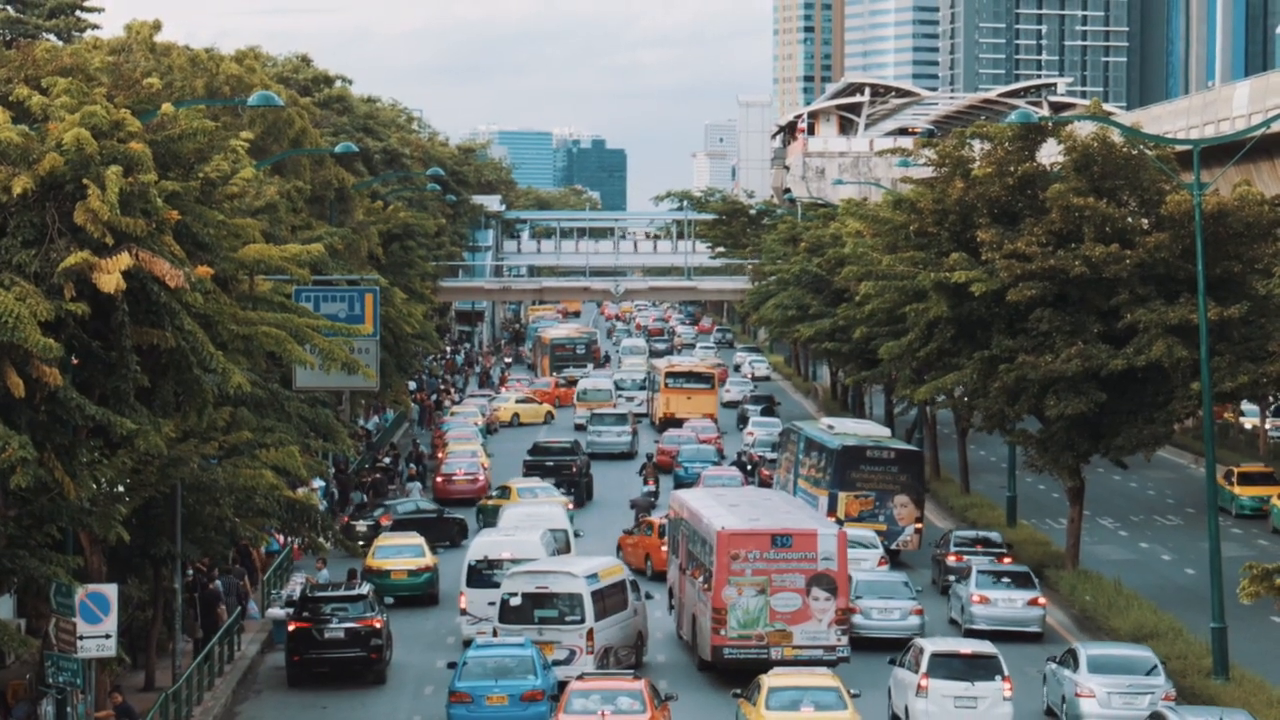
#> input picture frame 31 of road.mp4, 1280 x 720 px
$ python main.py
#> lines starting #> are read from the running program, lines starting #| are printed output that depends on the picture; after the words box and inside, x2 and y2 are one past the last pixel; in counts of white or black regions, pixels touching at a corner belong together
import cv2

cascade_src = 'cars.xml'
video_src = 'road.mp4'

cap = cv2.VideoCapture(video_src)
car_cascade = cv2.CascadeClassifier(cascade_src)

if (cap.isOpened()== False):
    print("Error")

while cap.isOpened():
    ret, img = cap.read()
#> img is the input picture: shape (720, 1280, 3); mean B, G, R 96.5, 101, 96.9
    if (type(img) == type(None)):
        break

    gray = cv2.cvtColor(img, cv2.COLOR_BGR2GRAY)
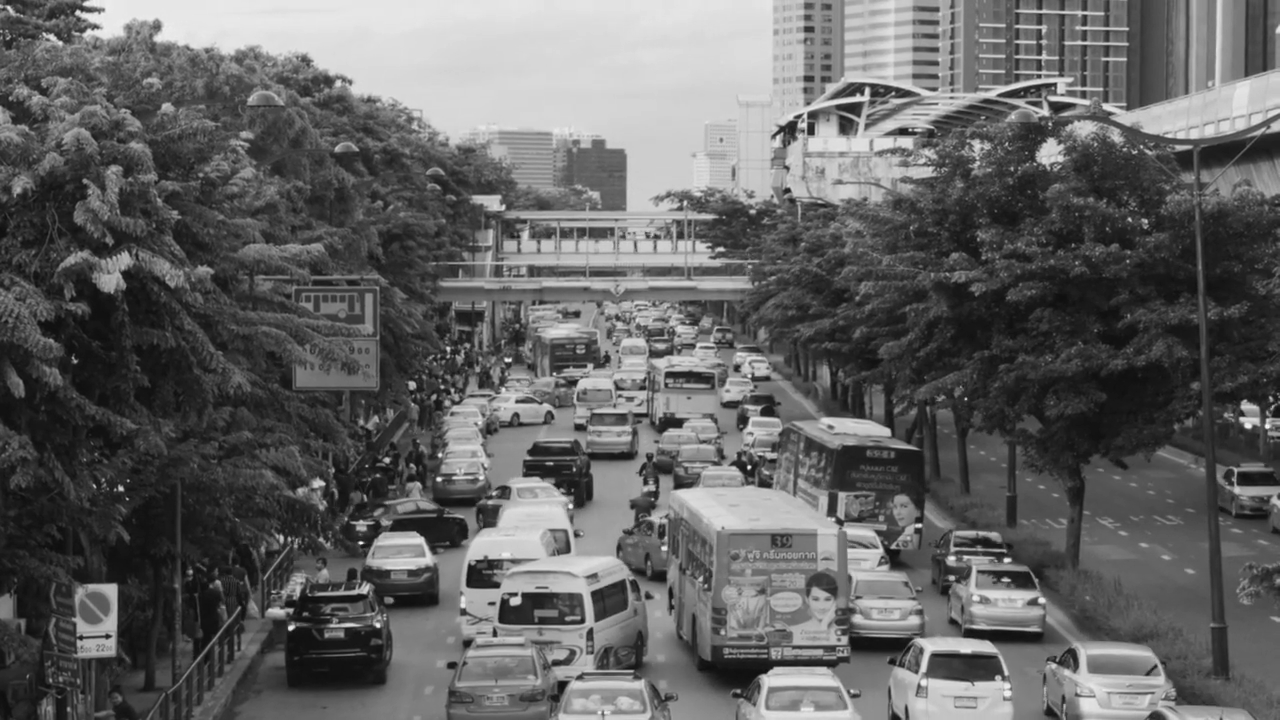
#> gray: shape (720, 1280); min 10, max 250, mean 99.2

    cars = car_cascade.detectMultiScale(gray, 1.1, 1)
#> cars = 39 rows, first 6: [692, 221, 21, 21], [589, 355, 21, 21], [617, 384, 23, 23], [700, 474, 21, 21], [845, 683, 21, 21], [959, 694, 22, 22]

    for (x,y,w,h) in cars:
        cv2.rectangle(img,(x,y),(x+w,y+h),(0,0,255),2)
#> this loop made 39 passes
#> (x, y, w, h) on passes 1 to 12: (692, 221, 21, 21), (589, 355, 21, 21), (617, 384, 23, 23), (700, 474, 21, 21), (845, 683, 21, 21), (959, 694, 22, 22), (798, 14, 24, 24), (921, 50, 23, 23), (639, 223, 24, 24), (647, 304, 26, 26), (754, 470, 23, 23), (340, 267, 26, 26)
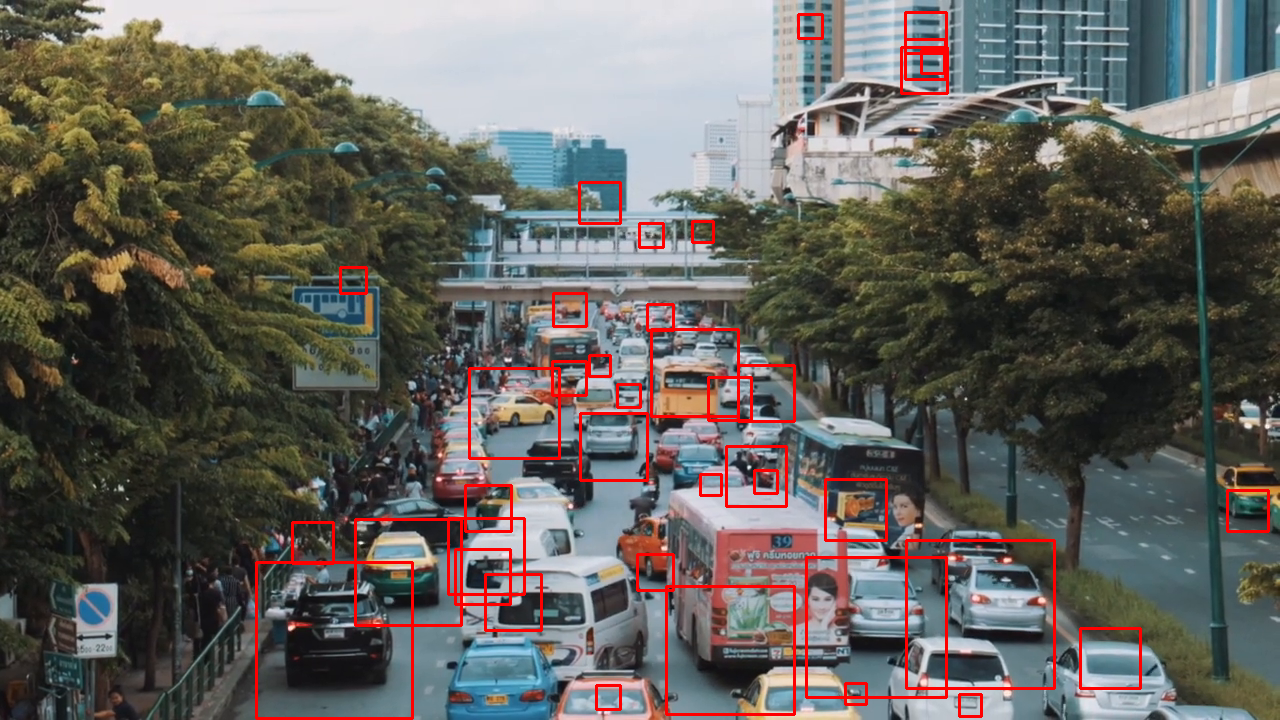
#> img: shape (720, 1280, 3); 2.61% of pixels changed, all inside (x1, y1, x2, y2) = (255, 11, 1270, 720)

    cv2.imshow('video', img)

    if cv2.waitKey(33) == 27:
#> (key Esc is pressed here)
        break

cap.release()
cv2.destroyAllWindows()

$ run again, starting later in the video
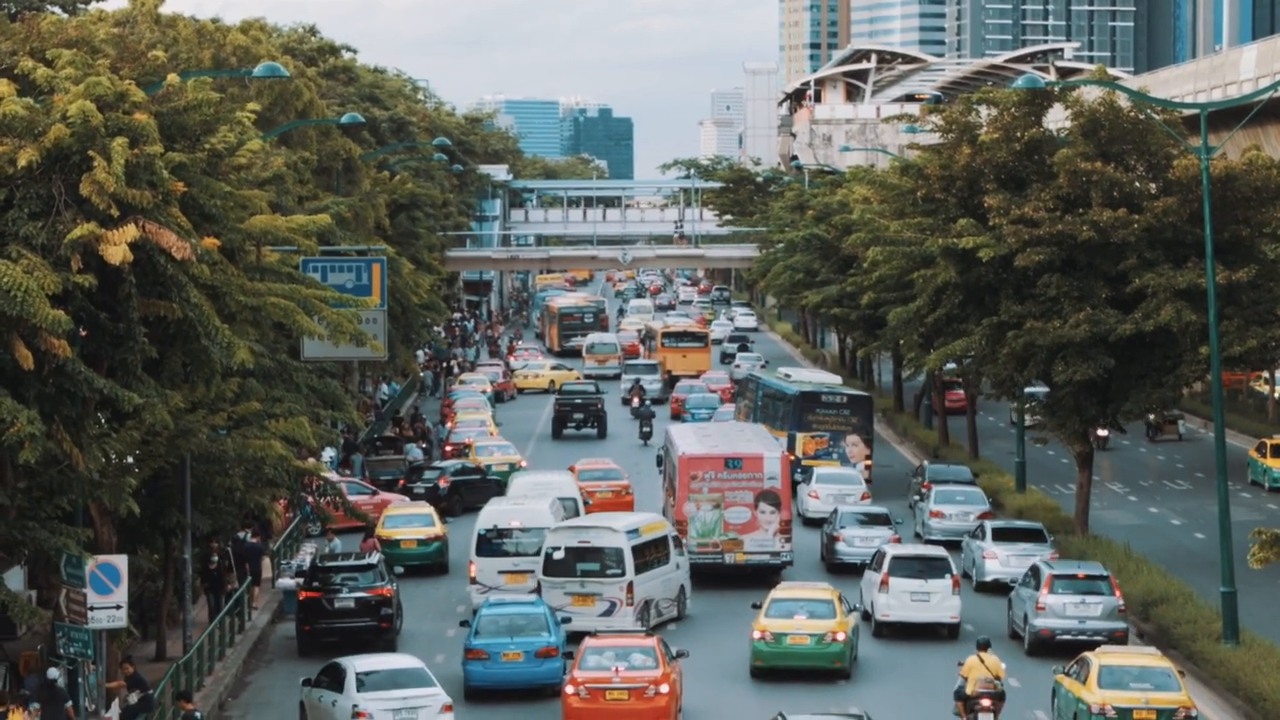
#> input picture frame 140 of road.mp4, 1280 x 720 px
#> img is the input picture: shape (720, 1280, 3); mean B, G, R 92.9, 97.9, 93.9
#> `gray = cv2.cvtColor(img, cv2.COLOR_BGR2GRAY)`:
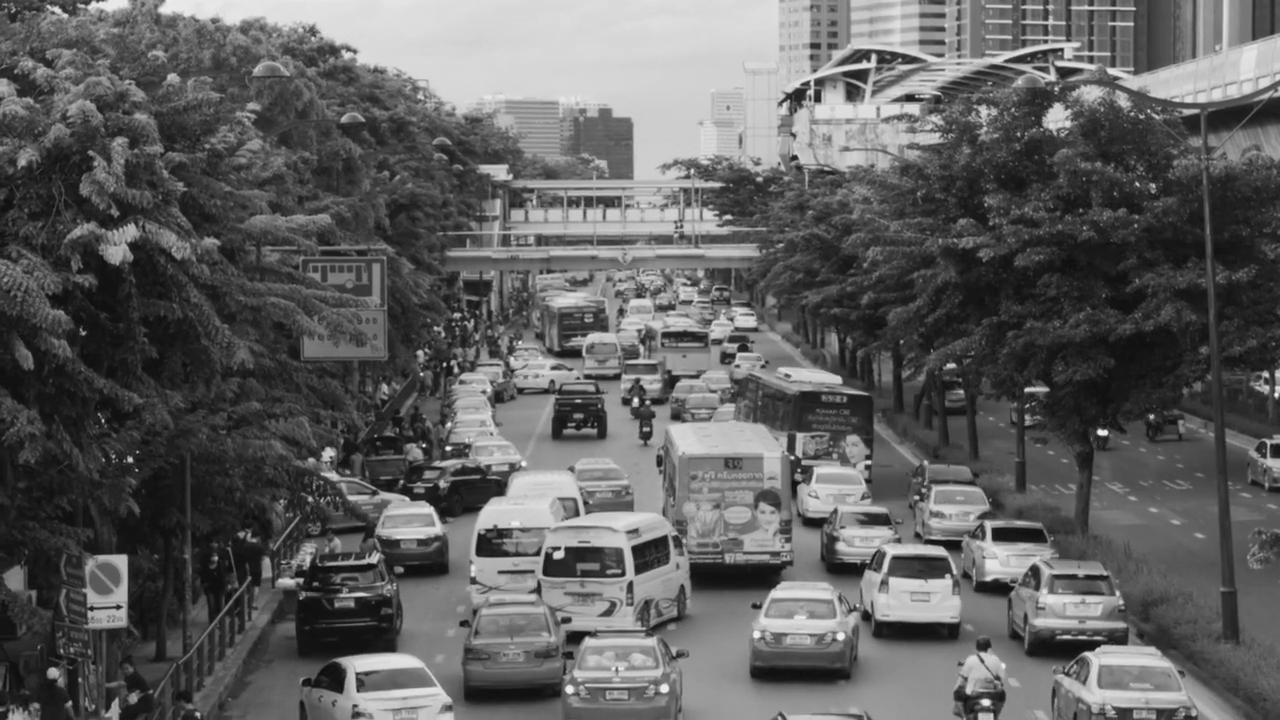
#> gray: shape (720, 1280); min 11, max 244, mean 96.1
#> cars = 46 rows, first 6: [592, 165, 21, 21], [513, 231, 22, 22], [694, 280, 21, 21], [529, 324, 21, 21], [482, 352, 21, 21], [912, 588, 21, 21]
#> the loop `for (x,y,w,h) in cars:` made 46 passes
#> after the loop `for (x,y,w,h) in cars:`:
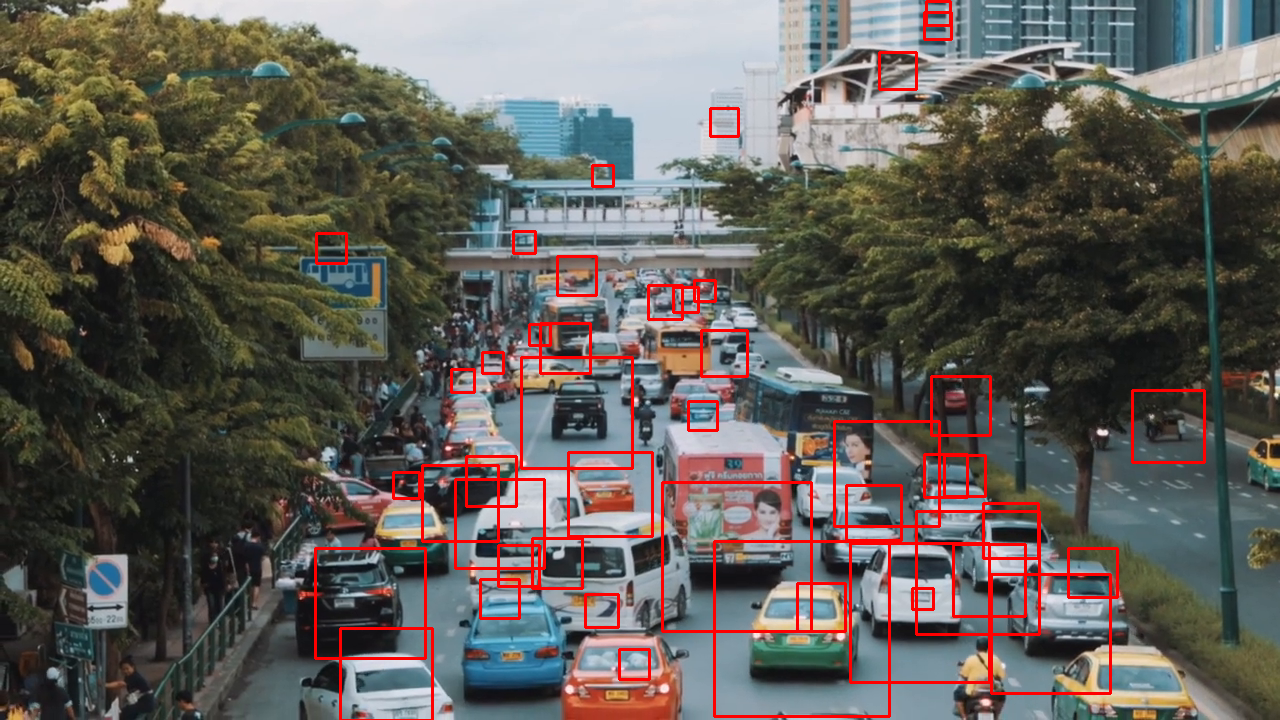
#> img: shape (720, 1280, 3); 3.29% of pixels changed, all inside (x1, y1, x2, y2) = (314, 0, 1206, 720)

$ run again, starting later in the video
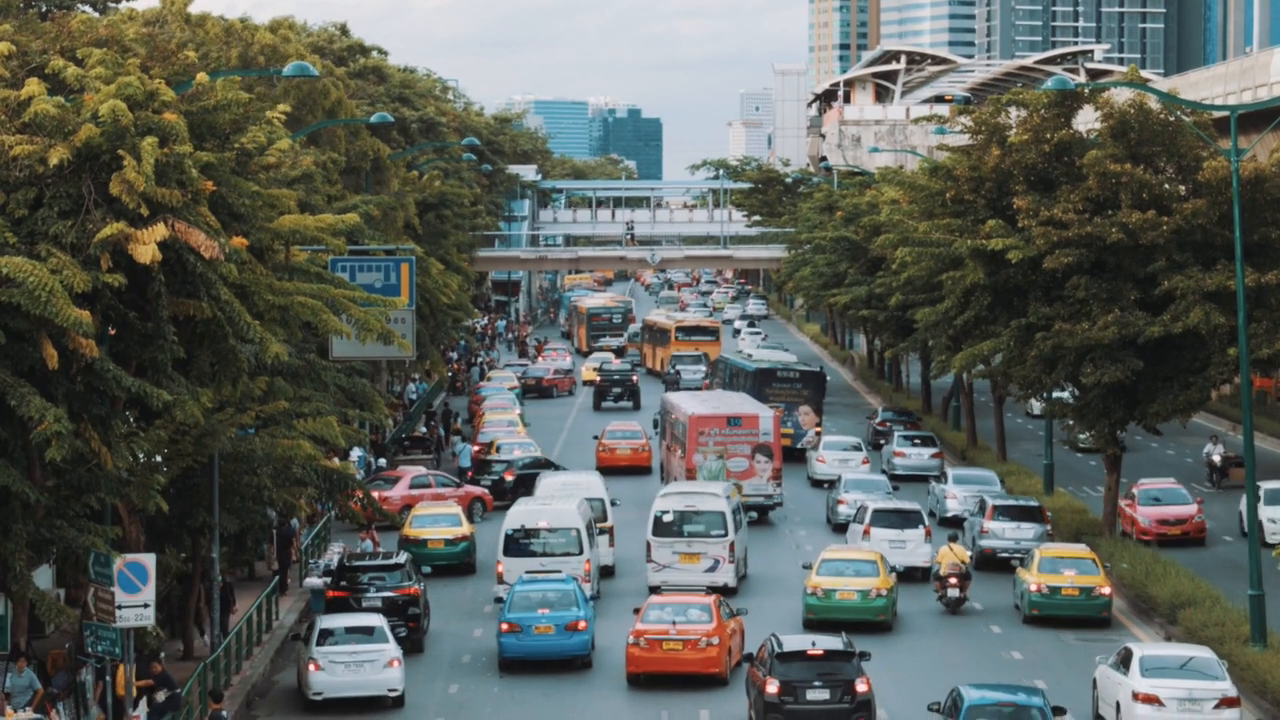
#> input picture frame 249 of road.mp4, 1280 x 720 px
#> img is the input picture: shape (720, 1280, 3); mean B, G, R 91.7, 96.9, 92.3
#> `gray = cv2.cvtColor(img, cv2.COLOR_BGR2GRAY)`:
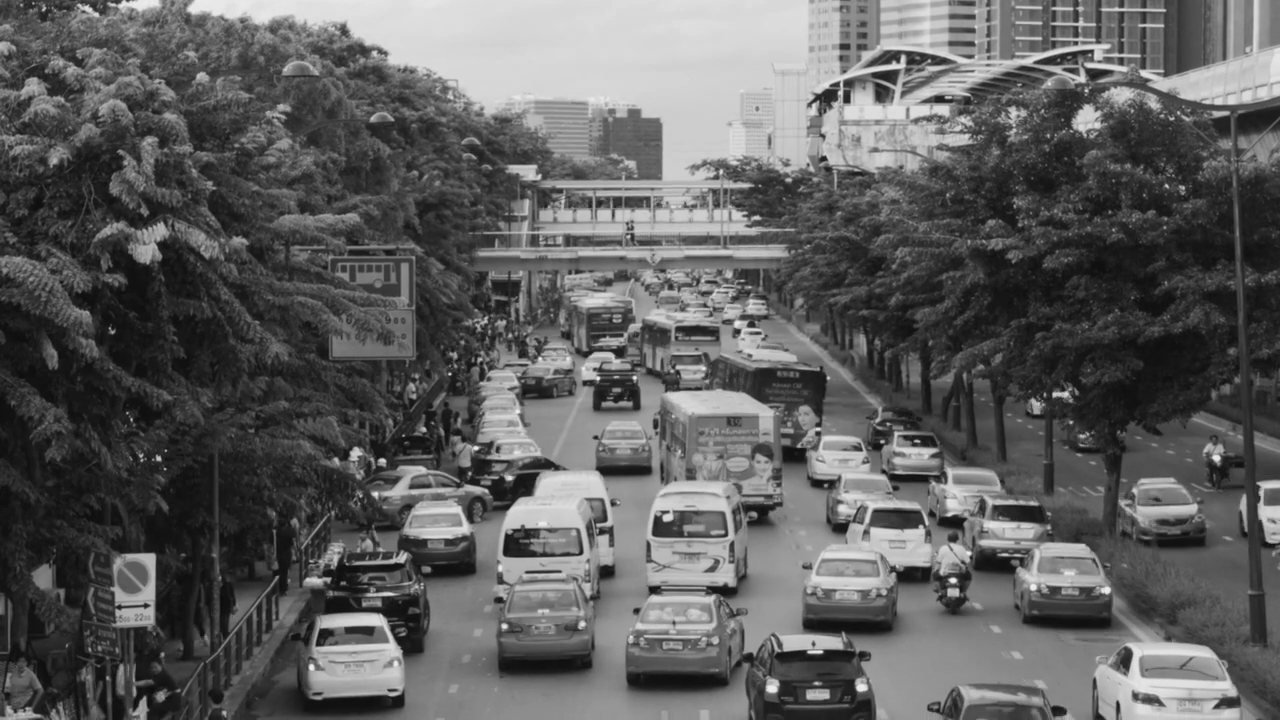
#> gray: shape (720, 1280); min 4, max 240, mean 94.9
#> cars = 34 rows, first 6: [604, 149, 21, 21], [604, 166, 21, 21], [887, 536, 21, 21], [957, 1, 24, 24], [692, 278, 25, 25], [708, 430, 23, 23]
#> the loop `for (x,y,w,h) in cars:` made 34 passes
#> after the loop `for (x,y,w,h) in cars:`:
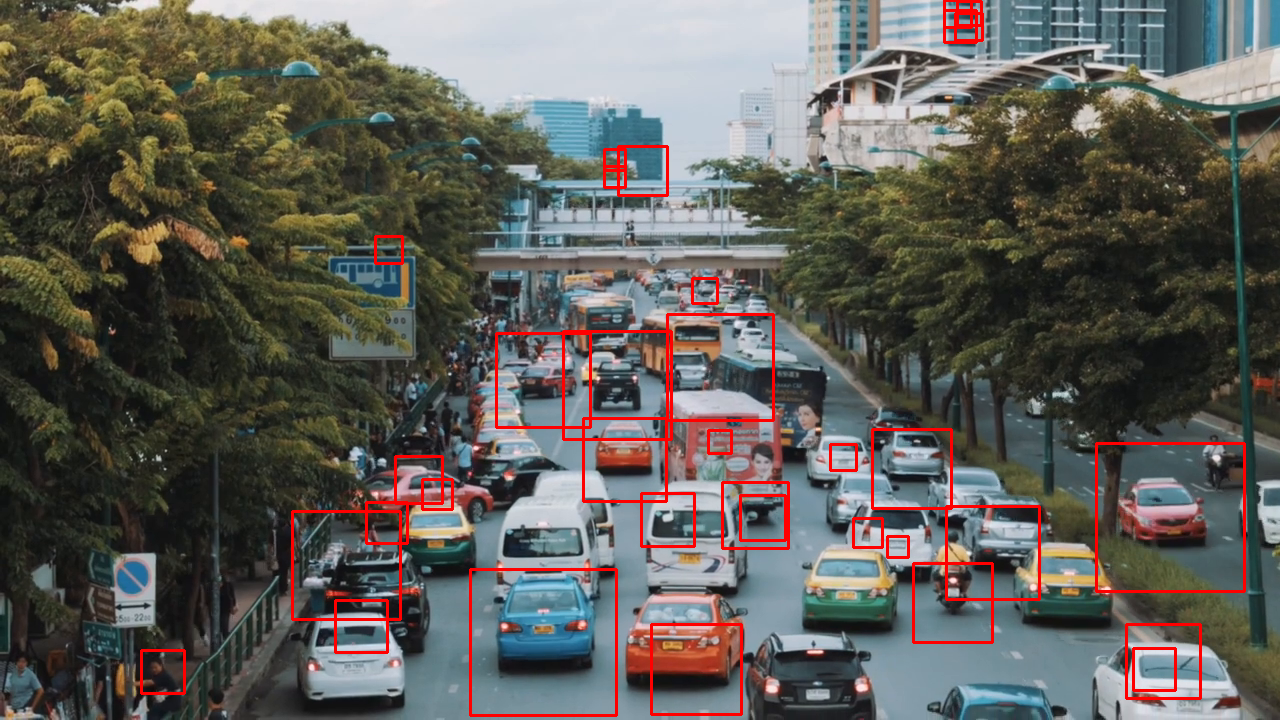
#> img: shape (720, 1280, 3); 2.5% of pixels changed, all inside (x1, y1, x2, y2) = (140, 0, 1246, 717)
